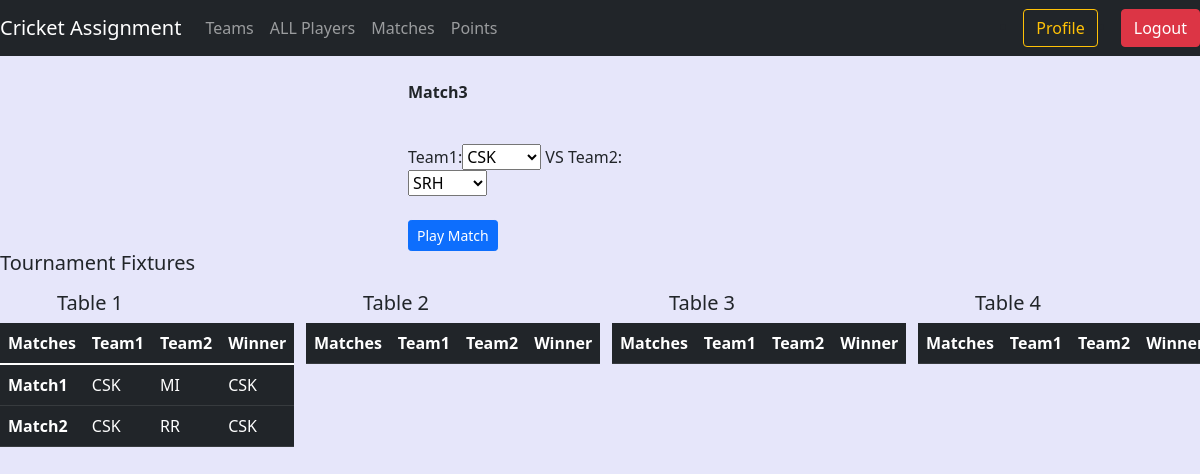
The page /matchupdate/3/ (signed in) on the database as committed earlier.
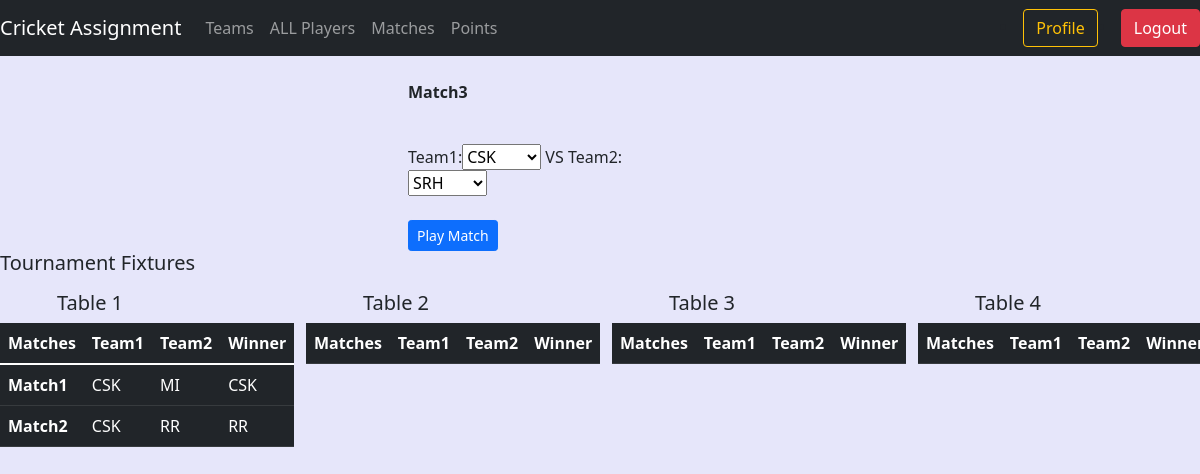
The same page on the database as committed later.
### cricket/models.py (models this page shows)
class Match(models.Model):
    match_number = models.CharField(max_length=50)
    team1 = models.ForeignKey(Team,on_delete=models.CASCADE,related_name='matchteam1')
    team2 = models.ForeignKey(Team,on_delete=models.CASCADE,related_name='matchteam2')
    winner = models.CharField(max_length=50)
    looser = models.CharField(max_length=50)

class Team(models.Model):
    team_name = models.CharField(max_length=100,unique=True)
    team_logo = models.ImageField(upload_to="teamimages")
    team_state = models.CharField(max_length=50,unique=True)
    def __str__(self):
        return self.team_name

### cricket/views.py (the view, shortened to what this page needs)
# urls.py: path('matchupdate/<int:id>/', views.MatchUpdateView.as_view(), name='matchupdate'),
@method_decorator(login_required, name="dispatch")
class MatchUpdateView(TemplateView):
    template_name = "cricket/matches_view.html"
    def get_context_data(self, **kwargs):
        context = super().get_context_data(**kwargs)
        if kwargs["id"]==1:
            current_match = Match.objects.select_related('team1','team2').get(pk=kwargs['id'])
            form = MatchUpdateForm(instance=current_match)
            fixtures = Match.objects.select_related('team1','team2').filter(id__range=(1,((current_match.id)-1)))
            self.request.session["next_match_id"]=current_match.id
            next_match_id = self.request.session["next_match_id"]
        elif kwargs["id"]>=2 and kwargs["id"]<29:
            current_match = Match.objects.select_related('team1','team2').get(pk=kwargs['id'])
            form = MatchUpdateForm(instance=current_match)
            fixtures = Match.objects.select_related('team1','team2').filter(id__range=(1,((current_match.id)-1)))
            self.request.session["next_match_id"]=current_match.id
            next_match_id = self.request.session["next_match_id"]
        elif kwargs["id"]>=29:
            current_match = None
            fixtures = None
            form = None
            self.request.session["next_match_id"]=kwargs["id"]
            next_match_id = self.request.session["next_match_id"]
        context["form"] = form
        context["current_match"]=current_match
        context["next_match_id"]=next_match_id
        context["fixtures"]=fixtures
        return context

### cricket/forms.py (shortened to what this page needs)
class MatchUpdateForm(forms.ModelForm):
    class Meta:
        model = Match
        fields = ["match_number","team1","team2"]
        widgets = {
            "match_number":forms.HiddenInput()
        }

### cricket/templates/cricket/matches_view.html (shortened to what the changed rows need)
{% extends 'dashboard/base.html' %}
{% load static %}
{% block css %}<link rel="stylesheet" href="{% static 'cricket/css/style1.css' %}">{% endblock css %}
{% block content %}
            <br>
            {% if fixtures %}
                <div class="row">
                    <div class="col-sm-2 mt-2">
                        <table class="table table-dark table-hover">
                            <thead>
                                <tr>
                                <th scope="col">Matches</th>
                                <th scope="col">Team1</th>
                                <th scope="col">Team2</th>
                                <th scope="col">Winner</th>
                                </tr>
                            </thead>
                            <tbody>
                                {% for fixture in fixtures %}
                                    {% if fixture.id < 9 %}
                                        <tr>
                                            <th scope="row">{{fixture.match_number}}</th>
                                            <td>{{fixture.team1}}</td>
                                            <td>{{fixture.team2}}</td>
                                            <td>{{fixture.winner}}</td>
                                        </tr>
                                    {% endif %}
                                {% endfor %}
                            </tbody>
                        </table>
                    </div>
                    <div class="col-sm-2 offset-1 mt-2">
                        <table class="table table-dark table-hover">
                            <thead>
                                <tr>
                                <th scope="col">Matches</th>
                                <th scope="col">Team1</th>
                                <th scope="col">Team2</th>
                                <th scope="col">Winner</th>
                                </tr>
                            </thead>
                        </table>
                    </div>
                    <div class="col-sm-2 offset-1 mt-2">
                        <table class="table table-dark table-hover">
                            <thead>
                                <tr>
                                <th scope="col">Matches</th>
                                <th scope="col">Team1</th>
                                <th scope="col">Team2</th>
                                <th scope="col">Winner</th>
                                </tr>
                            </thead>
                        </table>
                    </div>
                    <div class="col-sm-2 offset-1 mt-2">
                        <table class="table table-dark table-hover">
                            <thead>
                                <tr>
                                <th scope="col">Matches</th>
                                <th scope="col">Team1</th>
                                <th scope="col">Team2</th>
                                <th scope="col">Winner</th>
                                </tr>
                            </thead>
                        </table>
                    </div>
                </div>
            {% endif %}
{% endblock content %}

Rows that differ between the two databases and show on the page:
changed Match "Match2": winner "CSK" → "RR"
